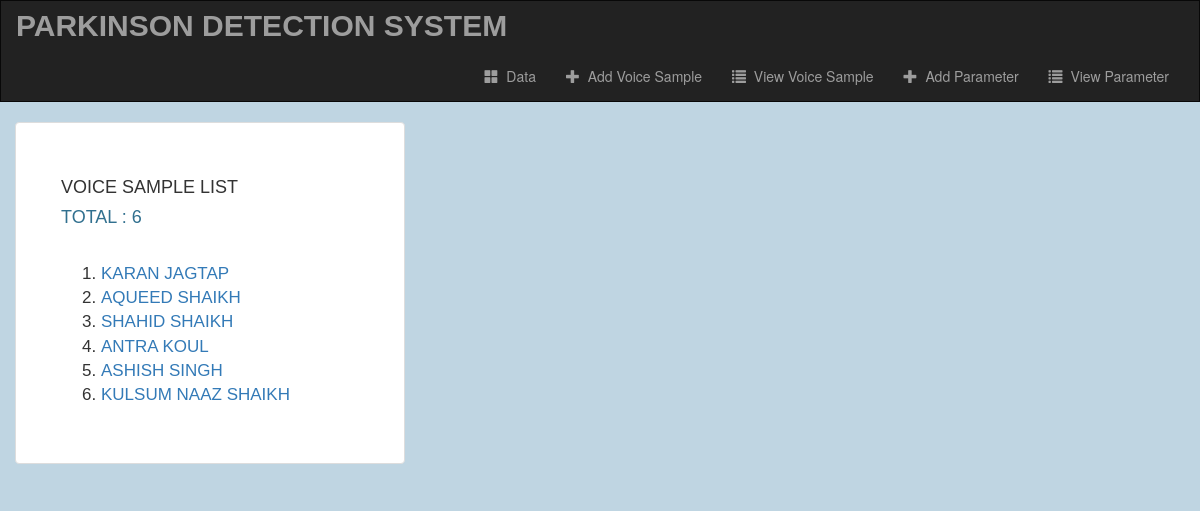
Page /data/symptoms-list/ on the earlier database version.
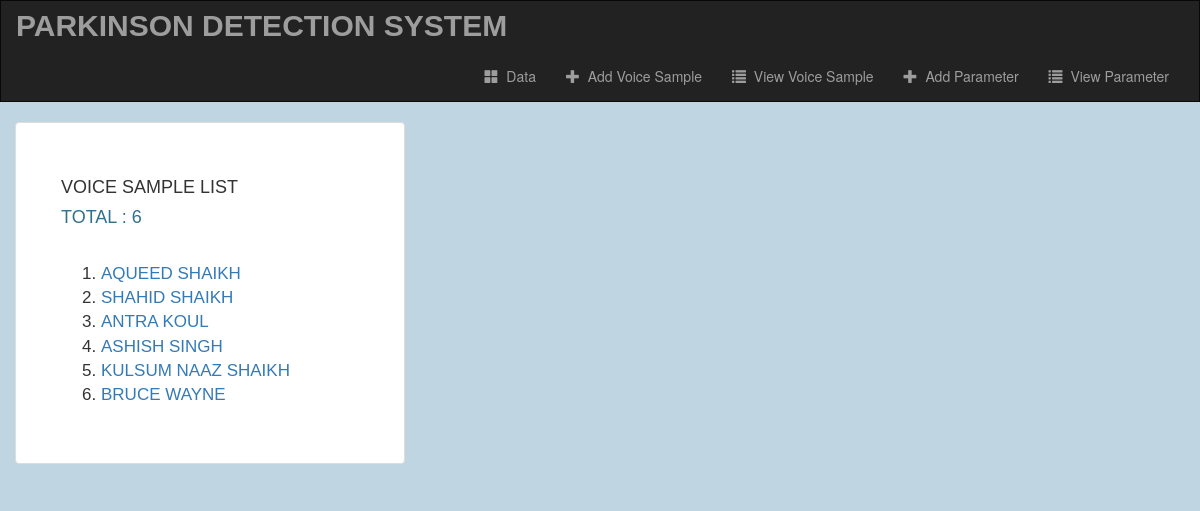
Same page on the later database version.
### data/models.py (models this page shows, shortened)
class SymptomModel(models.Model):
    symptom_name = models.CharField(max_length=100)
    description = models.TextField()
    patient = models.ForeignKey(PatientProfileModel, on_delete=models.CASCADE, null=True, blank=True)
    voice_clip = models.FileField(upload_to='voice_clips/', null=True, blank=True)

### account/models.py (models this page shows)
class PatientProfileModel(models.Model):
    name = models.CharField(max_length=100, error_messages={'required': 'Please Enter your name'}, default='')
    age = models.IntegerField(blank=True, default=0)
    gender = models.CharField(max_length=10, default='Male')
    smoker = models.CharField(max_length=10, default='No')
    height = models.CharField(max_length=20, default='0', help_text='5 ft. 6 in.')
    weight = models.IntegerField(error_messages={'required': 'Please Enter a numeric value'}, default=0, help_text='kg.')
    blood_pressure = models.IntegerField(error_messages={'required': 'Please Enter a numeric value'}, default=0)
    state = models.CharField(max_length=20, default='')
    city = models.CharField(max_length=20, default='')
    def __str__(self):
        return self.name

### data/views.py (the view)
# urls.py: path('symptoms-list/', views.symptoms_list, name="symptoms-list"),
def symptoms_list(request):
    symptoms = SymptomModel.objects.all()
    return render(request, 'data/symptoms_list.html',
                  {'count': SymptomModel.objects.count(),
                   'symptoms': symptoms})

### data/templates/data/symptoms_list.html
{% extends 'data/base.html' %}
{% block body %}
<div class="container">
  <div class="row justify-content-md-center">
    <div class="thumbnail col-md-4">
      <h4 class="text-sm-center">Voice Sample List</h4>
      <h4 class="text-sm-center text-info">Total : {{ count }}</h4><br>
      <ol>
        {% for symptom in symptoms %}
        <li>
            <a class="link-text" href="{% url 'data:symptom-details' symptom.id %}">{{ symptom.patient }}</a>
        </li>
        {% endfor %}
      </ol>
    </div>
  </div>
</div>
{% endblock %}

Differences in the rows shown:
removed SymptomModel: patient "KARAN JAGTAP"
added SymptomModel: patient "BRUCE WAYNE"
